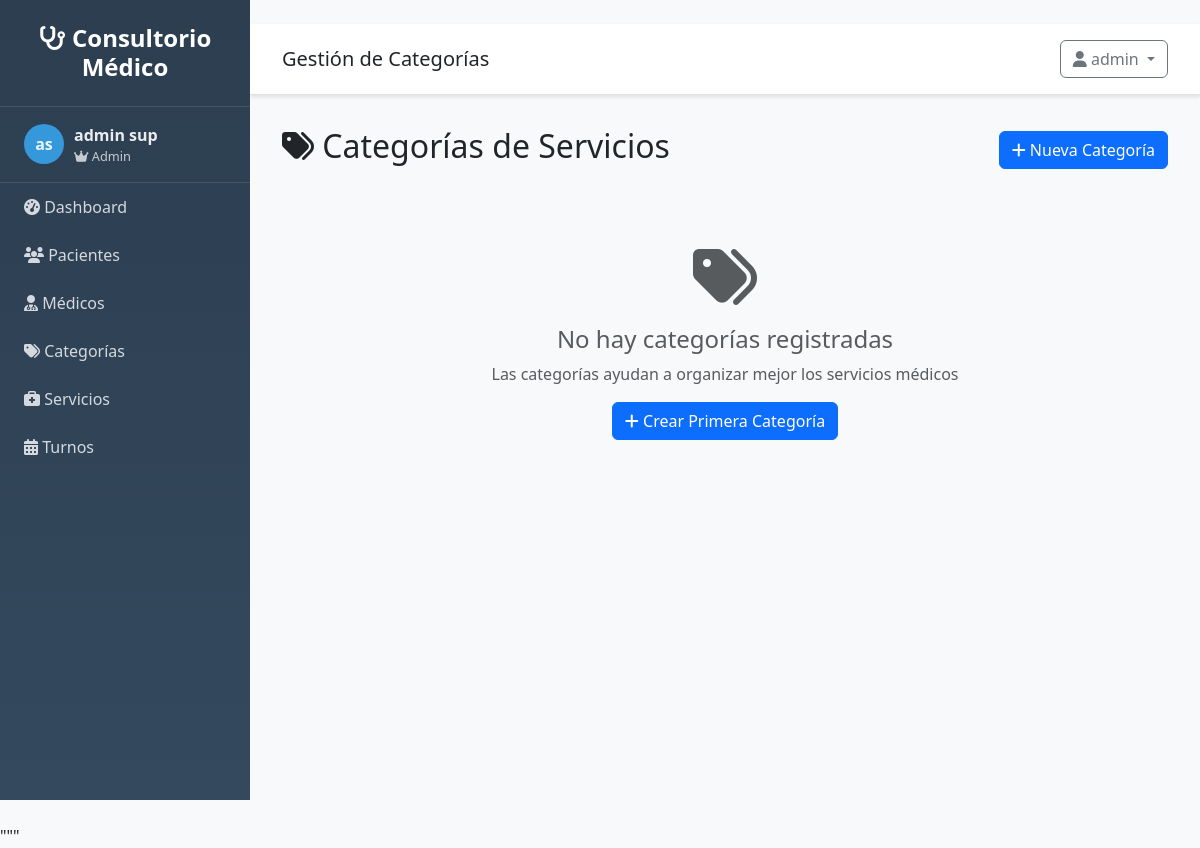
The app's page /categorias/ (signed in), older data.
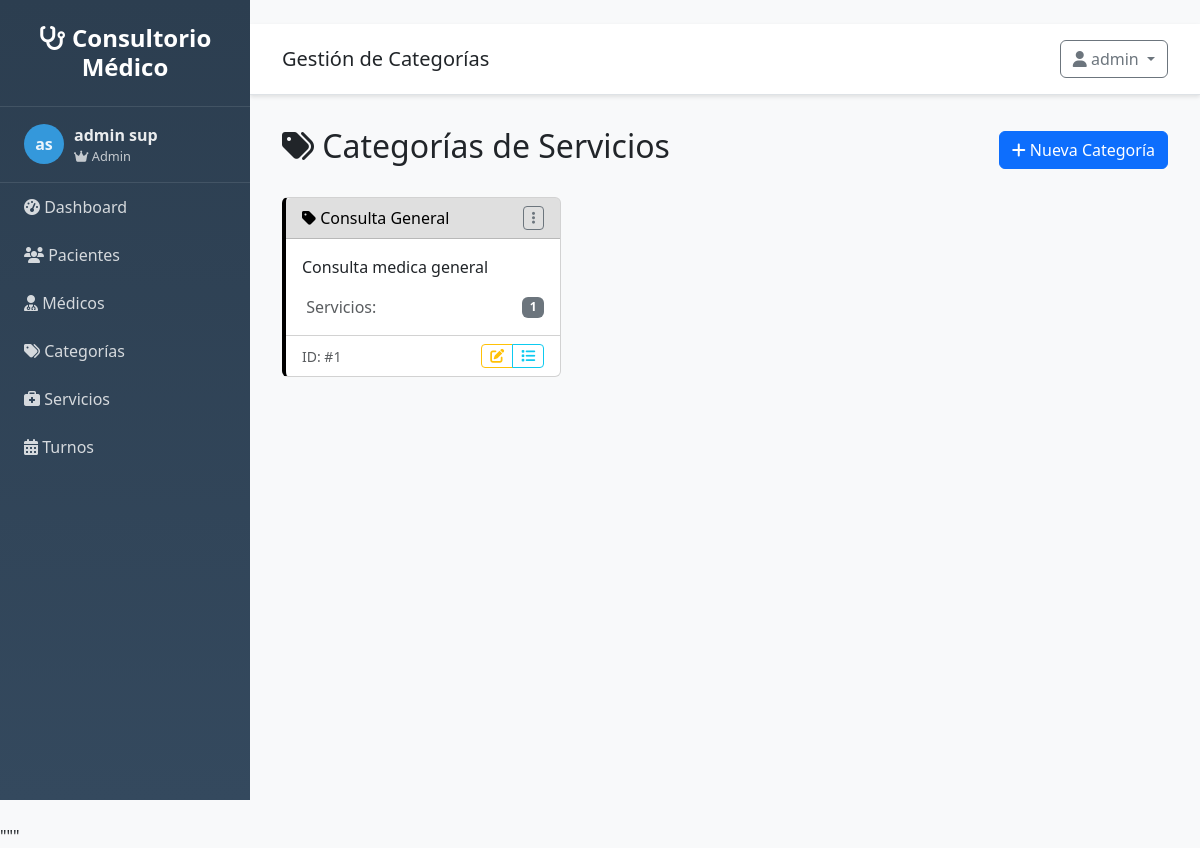
The same page, newer data.
### src/models/categoria.py (models this page shows, shortened)
class Categoria(db.Model):
    __tablename__ = 'categorias'
    id = db.Column(db.Integer, primary_key=True)
    nombre = db.Column(db.String(100), nullable=False, unique=True)
    descripcion = db.Column(db.Text, nullable=True)
    color = db.Column(db.String(7), default='#007bff')  # Color hexadecimal
    activo = db.Column(db.Boolean, default=True)
    fecha_creacion = db.Column(db.DateTime, default=datetime.utcnow)
    servicios = db.relationship('Servicio', backref='categoria', lazy=True)

### src/routes/categorias.py (the view)
@categorias_bp.route('/')
@login_required
def listar():
    page = request.args.get('page', 1, type=int)
    per_page = request.args.get('per_page', 10, type=int)
    search = request.args.get('search', '', type=str)
    categorias = CategoriaService.get_paginated_categorias(page, per_page, search)
    return render_template('categorias/listar.html',
                         categorias=categorias,
                         search=search)

### src/app.py (called while the page is built)
def create_app(config=None):
    app = Flask(__name__,
                template_folder='../templates',
                static_folder='../static')
    if config:
        app.config.update(config)
    else:
        app.config.from_object(Config)
    init_db(app)
    init_auth(app)
    @app.context_processor
    def inject_user():
        from flask_login import current_user
        return dict(
            current_user=current_user,
            today=date.today(),
            now=datetime.now()
        )
    register_blueprints(app)
    register_template_filters(app)
    register_error_handlers(app)
    @app.route('/')
    def root():
        if current_user.is_authenticated:
            return redirect(url_for('main.index'))
        return redirect(url_for('auth.login'))
    return app

### src/auth.py (called while the page is built)
@login_manager.user_loader
def load_user(user_id):
    try:
        from src.models.usuario import Usuario
        return Usuario.query.get(int(user_id))
    except:
        return None

### src/models/usuario.py (called while the page is built)
    @property
    def nombre_completo(self):
        return f"{self.nombre} {self.apellido}"

    def is_admin(self):
        return self.rol == 'admin'

### templates/categorias/listar.html (shortened to what this page needs)
{% extends "base.html" %}
{% block page_title %}Gestión de Categorías{% endblock %}
{% block content %}
<div class="d-flex justify-content-between align-items-center mb-4">
    <h2>
        <i class="fas fa-tags"></i> Categorías de Servicios
    </h2>
    <div>
        <a href="{{ url_for('categorias.nueva') }}" class="btn btn-primary">
            <i class="fas fa-plus"></i> Nueva Categoría
        </a>
    </div>
</div>
<div class="row">
    {% if categorias and categorias.items %}
        {% for categoria in categorias.items %}
        <div class="col-md-6 col-lg-4 mb-4">
            <div class="card categoria-card h-100" style="border-left: 4px solid {{ categoria.color }};">
                <div class="card-header d-flex justify-content-between align-items-center"
                     style="background-color: {{ categoria.color }}20;">
                    <h6 class="card-title mb-0" style="color: {{ categoria.color }};">
                        <i class="fas fa-tag"></i> {{ categoria.nombre }}
                    </h6>
                    <div class="dropdown">
                        <button class="btn btn-sm btn-outline-secondary" type="button" data-bs-toggle="dropdown">
                            <i class="fas fa-ellipsis-v"></i>
                        </button>
                    </div>
                </div>
                <div class="card-body">
                    {% if categoria.descripcion %}
                        <p class="card-text">{{ categoria.descripcion }}</p>
                    {% else %}
                        <p class="card-text text-muted">Sin descripción</p>
                    {% endif %}
                    <div class="categoria-stats mt-3">
                        <div class="d-flex justify-content-between align-items-center">
                            <span class="text-muted">
                                 Servicios:
                            </span>
                            <span class="badge bg-secondary">{{ categoria.servicios|length }}</span>
                        </div>
                    </div>
                </div>
                <div class="card-footer bg-transparent">
                    <div class="d-flex justify-content-between align-items-center">
                        <small class="text-muted">ID: #{{ categoria.id }}</small>
                        <div class="btn-group btn-group-sm">
                            <a href="{{ url_for('categorias.editar', id=categoria.id) }}"
                               class="btn btn-outline-warning" title="Editar">
                                <i class="fas fa-edit"></i>
                            </a>
                            <a href="{{ url_for('servicios.por_categoria', categoria_id=categoria.id) }}"
                               class="btn btn-outline-info" title="Ver servicios">
                                <i class="fas fa-list"></i>
                            </a>
                        </div>
                    </div>
                </div>
            </div>
        </div>
        {% endfor %}
    {% else %}
        <div class="col-12">
            <div class="text-center py-5">
                <i class="fas fa-tags fa-4x text-muted mb-3"></i>
                <h4 class="text-muted">No hay categorías registradas</h4>
                <p class="text-muted">Las categorías ayudan a organizar mejor los servicios médicos</p>
                <a href="{{ url_for('categorias.nueva') }}" class="btn btn-primary">
                    <i class="fas fa-plus"></i> Crear Primera Categoría
                </a>
            </div>
        </div>
    {% endif %}
</div>
{% endblock %}

Row changes from the older to the newer data that the page shows:
added Categoria: nombre "Consulta General", descripcion "Consulta medica general", servicios|length "1", id "1"
Text that changed along with them:
text no longer shown: "No hay categorías registradas Las categorías ayudan a organizar mejor los servicios médicos Crear Primera Categoría"
